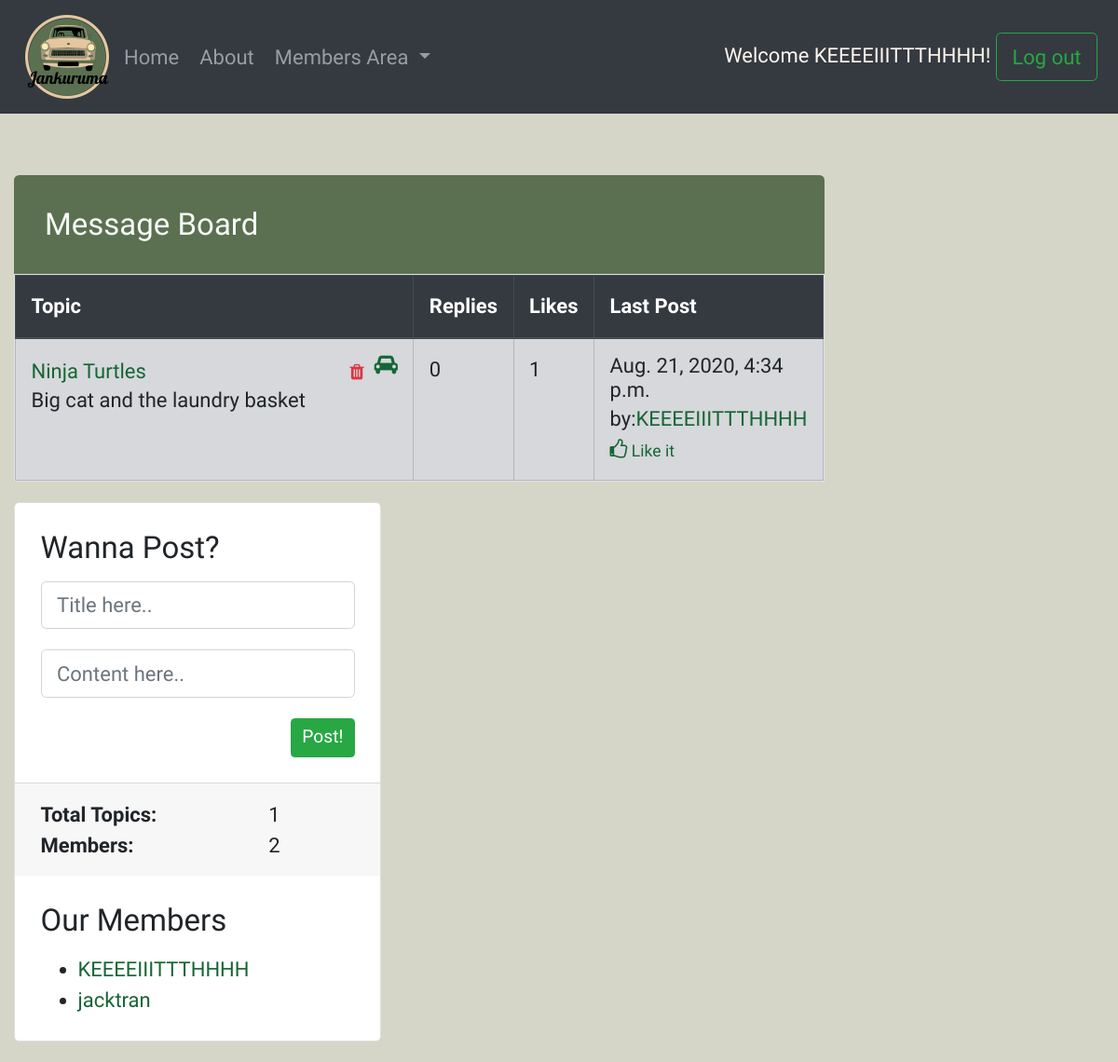
Page /vroom/message_board/ (signed in) on the committed database.
### log_reg_app/models.py (models this page shows, shortened)
class User(models.Model):
    username = models.CharField(max_length=255)
    first_name = models.CharField(max_length=255)
    last_name = models.CharField(max_length=255)
    bio = models.CharField(max_length=255, null=True)
    email = models.EmailField(unique=True)
    password = models.CharField(max_length=255)
    profile_pic = models.CharField(max_length=255, null=True)
    car = models.CharField(max_length=255, null=True)
    created_at = models.DateTimeField(auto_now_add=True)
    updated_at = models.DateTimeField(auto_now=True)
    objects = UserManager()

### Dashboard/models.py (models this page shows, shortened)
class Post(models.Model):
    title = models.CharField(max_length=255)
    content = models.CharField(max_length=255)
    user_likes = models.ManyToManyField(User, related_name='liked_posts')
    created_at = models.DateTimeField(auto_now_add=True)
    updated_at = models.DateTimeField(auto_now=True)
    author = models.ForeignKey(User, on_delete=models.CASCADE, related_name="posts")

### Dashboard/views.py (the view)
# urls.py: path('message_board/', views.message_board, name="message_board"),
def message_board(request):
    if 'user_id' not in request.session:
        return redirect ('/')
    else:
        context = {
            'user': User.objects.get(id=request.session['user_id']),
            'post': Post.objects.order_by('-updated_at'),
            'others': User.objects.all()
        }
        return render (request, 'message_board.html', context)

### Dashboard/templates/message_board.html (shortened to what this page needs)
<!DOCTYPE html>
<html lang="en">
<head>
    <link rel="stylesheet" href="https://cdnjs.cloudflare.com/ajax/libs/font-awesome/4.7.0/css/font-awesome.min.css">
    <link href="https://stackpath.bootstrapcdn.com/bootstrap/4.5.0/css/bootstrap.min.css" rel="stylesheet"
>
    {% load static %}
    <link rel="stylesheet" type="text/css" href="{% static 'css/message_board.css' %}">
</head>
<body>
    <nav class="navbar navbar-expand-lg navbar-dark bg-dark">
        <a href="{% url 'dashboard' %}"><img src="/static/images/logo.png" width="100" height="100"
                class="d-inline-block align-top" alt="" loading="lazy"></a>
        <div class="collapse navbar-collapse" id="navbarSupportedContent">
            <ul class="navbar-nav mr-auto">
                <li class="nav-item">
                    <a class="nav-link" href="{%url 'dashboard' %}">Home</a>
                </li>
                <li class="nav-item">
                    <a class="nav-link" href="{%url 'about' %}">About</a>
                </li>
                <li class="nav-item dropdown">
                    <a class="nav-link dropdown-toggle" href="#" id="navbarDropdown" role="button"
                        data-toggle="dropdown" aria-haspopup="true" aria-expanded="false">
                        Members Area
                    </a>
                </li>
            </ul>
            <span id="user">Welcome {{ user.username }}! <a class="btn btn-outline-success" href="/logout">Log
                    out</a></span>
        </div>
    </nav>
    <div class="container-fluid mt-5">
        <div class="row">
            <div class="col-12 col-xl-9">
                <h2 class="h4 category mb-0 p-4 rounded-top text-light">Message Board</h2>
                <table class="table table-secondary table-bordered table-responsive">
                    <thead class="thead-dark">
                        <tr>
                            <th scope="col" class="forum-col">Topic</th>
                            <th scope="col">Replies</th>
                            <th scope="col">Likes</th>
                            <th scope="col" class="last-post-col">Last Post</th>
                        </tr>
                    </thead>
                    {% for post in post %}
                    <tbody>
                        <tr>
                            <td>
                                <h3 class="h5 mb-0"> <a href="{% url 'message_page' post.id %}">{{ post.title }} <i
                                            class="fa fa-car float-right" aria-hidden="true"></i></a>
                                    {% if post.author.id == request.session.user_id %}
                                    <a class="btn-sm btn-outline-danger" style="float: right;"
                                        href="/vroom/{{ post.id }}/delete"><i class="fa fa-trash"
                                            aria-hidden="true"></i></a></h3>
                                {% endif %}
                                <p class="mb-0">{{ post.content }}</p>
                            </td>
                            <td>
                                <div>{{post.post_comments.count}}</div>
                            </td>
                            <td>{{ post.user_likes.count }}</td>
                            <td>
                                <h4 class="h6 mb-0">{{ post.created_at }}</h4>
                                <div>by:<a href="/vroom/user_profile/{{post.author.id}}">{{ post.author.username }}</a>
                                </div>
                                <div><a href="/vroom/like/{{post.id}}"><i class="fa fa-thumbs-o-up"></i><small> Like it</small></a></div>
                            </td>
                        </tr>
                        {% endfor %}
                </table>
            </div>
            <aside>
                <div id="side" class="col-12 col-col-xl-3">
                    <div class="row">
                        <div class="col-12 col-sm-6 col-xl-12">
                            <div class="card mb-3 mb-sm-0 mb-xl-3">
                                <div class="card-body">
                                    <h2 class="h4 card-title">Wanna Post?</h2>
                                    <form action="{% url 'post_mess' %}" method=POST>
                                        <div class="h4 card-title">
                                            <div class="form-group">
                                                <input class="form-control" type="text" placeholder="Title here.."
                                                    name='title'>
                                            </div>
                                            <div class="form-group">
                                                <input class="form-control" type="text" placeholder="Content here.."
                                                    name='content'>
                                            </div>
                                            <button class="btn btn-success btn-sm float-right"
                                                type="submit">Post!</button>
                                    </form>
                                </div>
                            </div>
                            <div class="card-footer">
                                <dl class="row mb-0">
                                    <dt class="col-8">Total Topics:</dt>
                                    <dd class="col-4 mb-0">{{post.count}}</dd>
                                </dl>
                                <dl class="row mb-0">
                                    <dt class="col-8">Members:</dt>
                                    <dd class="col-4 mb-0">{{others.count}}</dd>
                                </dl>
                            </div>
                            <div class="card-body">
                                <h2 class="h4 card-title">Our Members</h2>
                                <ul class="list-noStyle mb-0">
                                    {% for user in others %}
                                    <li><a href="/vroom/user_profile/{{user.id}}">{{user.username}}</a></li>
                                    {% endfor %}
                                </ul>
                            </div>
                        </div>
                    </div>
                </div>
        </div>
    </div>
</body>
</html>

### static/css/message_board.css (style rules this page uses)
* { font-family: 'Teko', sans-serif; font-size: 22px; }
#user { color: seashell; }
body { background-color: #d6d6c8; }
.category { background-color: #5a7050; }
.forum-col { width: 100%; }
.last-post-col { min-width: 192px; }
a { color: rgb(22, 102, 53); }

### rows in the picture
User: username "KEEEEIIITTTHHHH"
Post: title "Ninja Turtles", content "Big cat and the laundry basket", post_comments.count "0", user_likes.count "1", created_at "Aug. 21, 2020, 4:34 p.m.", author.username "KEEEEIIITTTHHHH"
User: username "jacktran"

### other values in the picture
{{ post.count }} "1"
{{ others.count }} "2"
